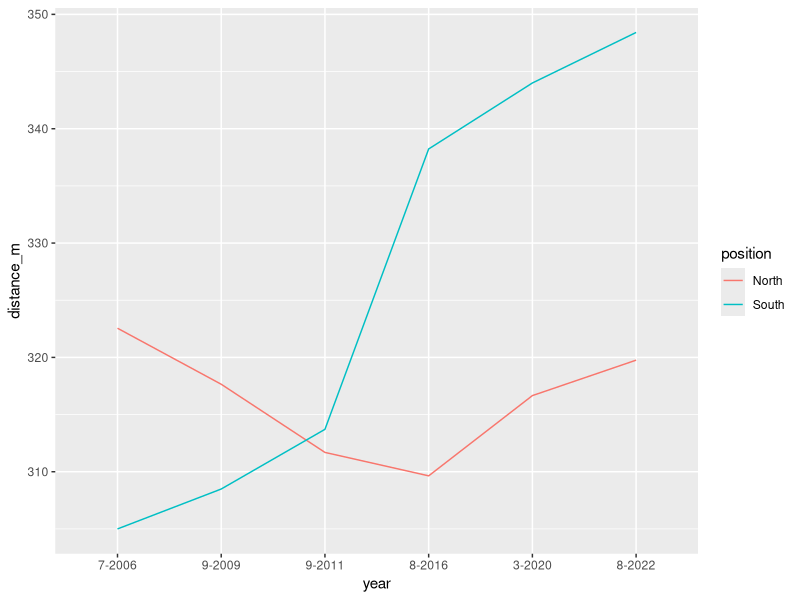
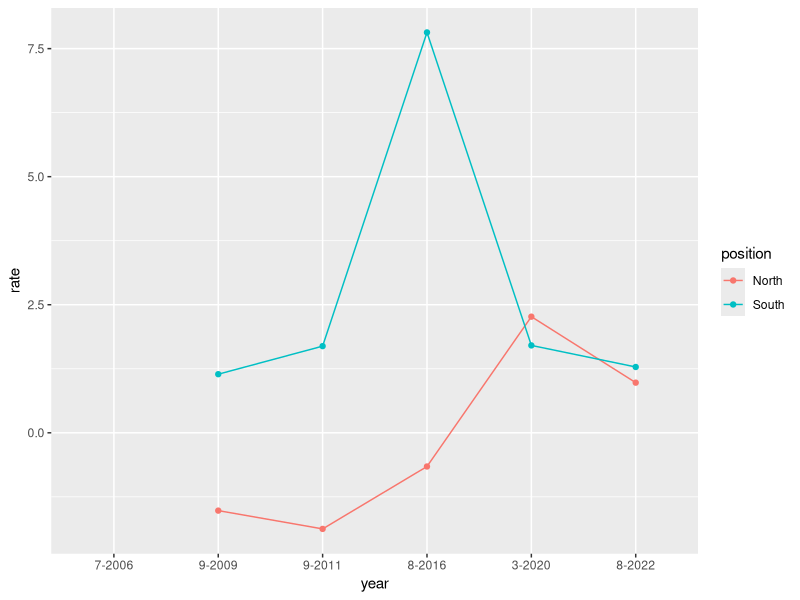

Recreate these plots in R, in order.
## RLionheart
## Westport Golf Links
## March 2023

library(tidyverse)

## Arbitrary base point information
## All info is in meters!

South <- data.frame(year = c("7-2006", "9-2009", "9-2011", "8-2016", "3-2020", "8-2022"),
                 distance_m = c(305.00, 308.49, 313.71, 338.23, 344.00, 348.42), 
                 position = "South"
)

North <- data.frame(year = c("7-2006", "9-2009", "9-2011", "8-2016", "3-2020", "8-2022"),
                    distance_m = c(322.55, 317.65, 311.69, 309.64, 316.66, 319.76), 
                    position = "North"
)

Dist <- South %>% 
  rbind(North)
Dist$year <- factor(Dist$year , levels=c("6-1990", "7-2006", "9-2009", "9-2011", "8-2016", "3-2020", "8-2022"))


ggplot(Dist, aes(group=position, y=distance_m, x=year, color=position)) +
  geom_line()

t <- Dist %>% 
  group_by(position) %>% 
  arrange(position, year) %>% 
  mutate(rate = 100 * (distance_m - lag(distance_m))/lag(distance_m)) 

ggplot(data=t, aes(x=year, y=rate, group=position, color = position)) +
  geom_line() +
  geom_point()


